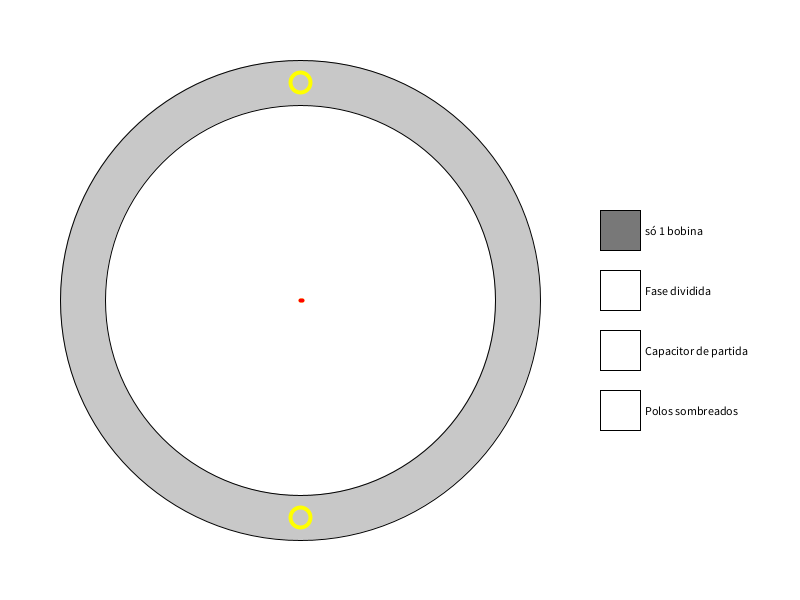
Frame 1 (no input)
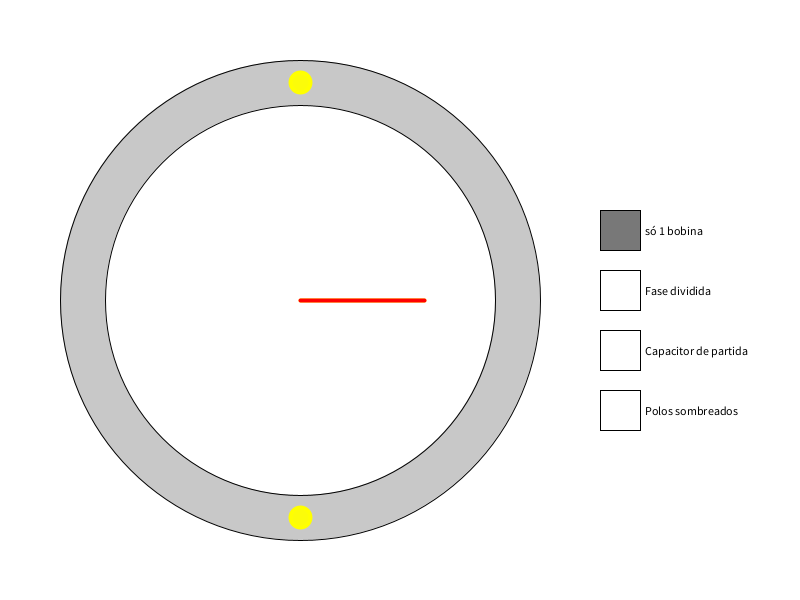
Frame 60 (the mouse pressed at the canvas centre just before this capture)
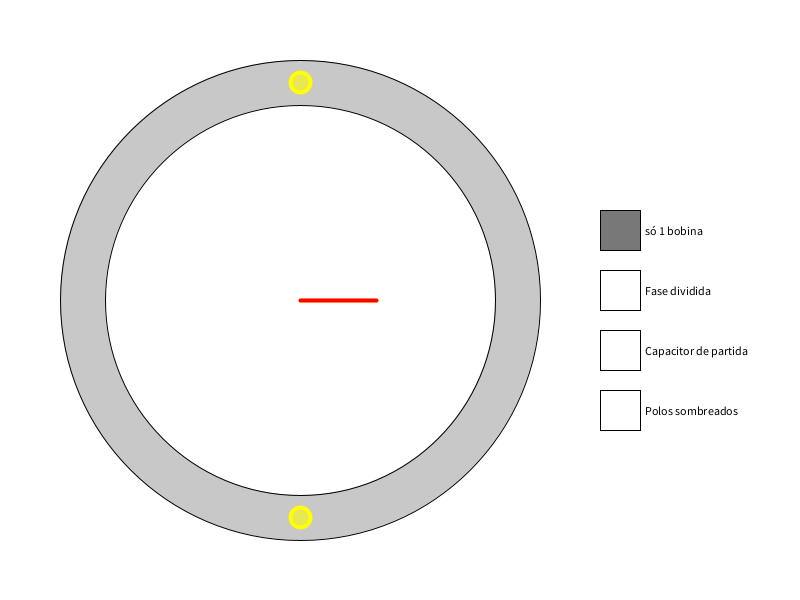
Frame 120 (the mouse held since frame 60 and released just before this capture)

The Processing sketch that drew these frames (run headless with seeded random() and noise(); from frame 60 on, the mouse is pressed at the canvas centre):

// Processing sketch: motorMonoFasico
// ── motorMonoFasico.pde
/**
 * Pulses.
 *
 * Software drawing instruments can follow a rhythm or abide by rules independent
 * of drawn gestures. This is a form of collaborative drawing in which the draftsperson
 * controls some aspects of the image and the software controls others.
 */


float slip;
float angleSync = 0;
float angleASync = 0;
float angCampo = 0;
float angEstator = 0;
float angRotor = 0;
float amp;
float center;
int maxLength;
float wireDistance;
boolean a = false;
boolean b = false;
boolean c = false;
int tipo = 0; // 0 - Só 1 enrolamento
              // 1 - Fase dividida
              // 2 - Capacitor de partida
              // 3 - Polos divididos
float startUI;
//PFont font;

void setup() {
  //fullScreen();
  size(800, 600);
  center = height/2.0;
  wireDistance = 0.95*center;
  amp = center/2.3;
  startUI = height;
  background(255);
  fill(255,255,0);

  }

void draw() {
  //ângulo elétrico
  angleSync=angleSync>=TAU?TAU/300.0:angleSync+TAU/300.0;

  background(255);

  // estator
  stroke(0);
  strokeWeight(1);
  fill(200);
  if(tipo<3){
    wireDistance = 1.60*center;
    ellipse(center,center,wireDistance,wireDistance);
    fill(255);
    wireDistance = 1.30*center;
    ellipse(center,center,wireDistance,wireDistance);
    wireDistance = 0.725*center;
    strokeWeight(4);
    // a
    stroke(255,255,0);
    float val = abs(sin(angleSync));
    fill(200+val*55,200+val*55,200*(1-val));
    ellipse(center,center+wireDistance,20,20);
    ellipse(center,center-wireDistance,20,20);
    if(tipo==1 || tipo==2){ //fase dividida ou capacitor de partida
      // b
      float xb = 0;
      float yb;
      stroke(0,255,255);
      if(tipo==1){
        val = abs(sin(angleSync-TAU/8));
      } else {
        val = abs(sin(angleSync-TAU/4));
      }
        fill(200*(1-val),200+val*55,200+val*55);
      ellipse(center+wireDistance,center,20,20);
      ellipse(center-wireDistance,center,20,20);
    }
  } else {  //polos sombreados
    wireDistance = 1.8*center;
    arc(center,center, wireDistance, wireDistance, -TAU/8+0.01*TAU,3*TAU/8-0.01*TAU);
    arc(center,center, wireDistance, wireDistance, -5*TAU/8+0.01*TAU,-TAU/8-0.01*TAU);
    fill(255);
    wireDistance = 1.60*center;
    arc(center,center, wireDistance, wireDistance, -3*TAU/8-0.01*TAU,-3*TAU/8+0.01*TAU);
    arc(center,center, wireDistance, wireDistance, TAU/8-0.01*TAU,TAU/8+0.01*TAU);
    wireDistance = 1.30*center;
    arc(center,center, wireDistance, wireDistance, TAU/8+0.01*TAU,3*TAU/8-0.01*TAU);
    arc(center,center, wireDistance, wireDistance, 3*TAU/8+0.01*TAU,5*TAU/8-0.01*TAU);
    arc(center,center, wireDistance, wireDistance, 5*TAU/8+0.01*TAU,7*TAU/8-0.01*TAU);
    arc(center,center, wireDistance, wireDistance, -TAU/8+0.01*TAU,TAU/8-0.01*TAU);
    noFill();
    strokeWeight(2);
    for(float i=1.35;i<1.6;i+=0.05){
      wireDistance = i*center;
      arc(center,center, wireDistance, wireDistance, TAU/8+0.008*TAU,3*TAU/8-0.008*TAU);
      arc(center,center, wireDistance, wireDistance, 5*TAU/8+0.008*TAU,7*TAU/8-0.008*TAU);
    }
    strokeWeight(1);
    float x1 = sin(-TAU/8+0.01*TAU);
    float y1 = cos(-TAU/8+0.01*TAU);
    line(center+x1*0.65*center,center+y1*0.65*center,center+x1*0.9*center,center+y1*0.9*center);
    x1 = sin(-TAU/8-0.01*TAU);
    y1 = cos(-TAU/8-0.01*TAU);
    line(center+x1*0.65*center,center+y1*0.65*center,center+x1*0.9*center,center+y1*0.9*center);
    x1 = sin(3*TAU/8+0.01*TAU);
    y1 = cos(3*TAU/8+0.01*TAU);
    line(center+x1*0.65*center,center+y1*0.65*center,center+x1*0.9*center,center+y1*0.9*center);
    x1 = sin(3*TAU/8-0.01*TAU);
    y1 = cos(3*TAU/8-0.01*TAU);
    line(center+x1*0.65*center,center+y1*0.65*center,center+x1*0.9*center,center+y1*0.9*center);
    x1 = sin(TAU/8+0.01*TAU);
    y1 = cos(TAU/8+0.01*TAU);
    line(center+x1*0.65*center,center+y1*0.65*center,center+x1*0.8*center,center+y1*0.8*center);
    x1 = sin(TAU/8-0.01*TAU);
    y1 = cos(TAU/8-0.01*TAU);
    line(center+x1*0.65*center,center+y1*0.65*center,center+x1*0.8*center,center+y1*0.8*center);
    x1 = sin(-3*TAU/8+0.01*TAU);
    y1 = cos(-3*TAU/8+0.01*TAU);
    line(center+x1*0.65*center,center+y1*0.65*center,center+x1*0.8*center,center+y1*0.8*center);
    x1 = sin(-3*TAU/8-0.01*TAU);
    y1 = cos(-3*TAU/8-0.01*TAU);
    line(center+x1*0.65*center,center+y1*0.65*center,center+x1*0.8*center,center+y1*0.8*center);
  }
  // Campo
  strokeWeight(4);
  float xa=0;
  float yb=0;
  // a
  stroke(255,255,0);
  xa = amp*sin(angleSync);
  stroke(255,255,0);
  line(center,center,center+xa,center);
  if(tipo>0){ //fase dividida ou capacitor de partida ou polos sombreados
    float delta=0;
    // b
    stroke(0,255,255);
    switch(tipo){
      case 1: delta = TAU/8;
      break;
      case 2: delta = TAU/4;
      break;
      case 3: delta = TAU/12;
      break;
    }
    yb  = amp*sin(angleSync-delta);
    if(tipo==1){
      yb=yb*0.6;
    }
    line(center,center,center,center+yb);
  }
  wireDistance=0.55*center;
  stroke(255,0,0);
  line(center,center,center+xa,center+yb);

  strokeWeight(1);
  //Buttons
  noStroke();
  fill(120);
  switch(tipo){
  case 0: rect(startUI,0.35*height,40,40);
          break;
  case 1: rect(startUI,0.45*height,40,40);
          break;
  case 2: rect(startUI,0.55*height,40,40);
          break;
  case 3: rect(startUI,0.65*height,40,40);
          break;
  }
  stroke(0);
  noFill();
  rect(startUI,0.35*height,40,40);
  rect(startUI,0.45*height,40,40);
  rect(startUI,0.55*height,40,40);
  rect(startUI,0.65*height,40,40);
  noStroke();
  fill(0);
  text("só 1 bobina",startUI+45,0.35*height+25);
  text("Fase dividida",startUI+45,0.45*height+25);
  text("Capacitor de partida",startUI+45,0.55*height+25);
  text("Polos sombreados",startUI+45,0.65*height+25);

}


float distance(int x1, int y1, int x2, int y2){
 return sqrt((x1-x2)*(x1-x2)+(y1-y2)*(y1-y2));

}


void mouseReleased(){

  if((mouseX>=startUI)&&(mouseX<=startUI+40)){
    if((mouseY>=0.35*height)&&(mouseY<=0.35*height+40))
      tipo = 0;
    if((mouseY>=0.45*height)&&(mouseY<=0.45*height+40))
      tipo = 1;
    if((mouseY>=0.55*height)&&(mouseY<=0.55*height+40))
      tipo = 2;
    if((mouseY>=0.65*height)&&(mouseY<=0.65*height+40))
      tipo = 3;
  }
}
